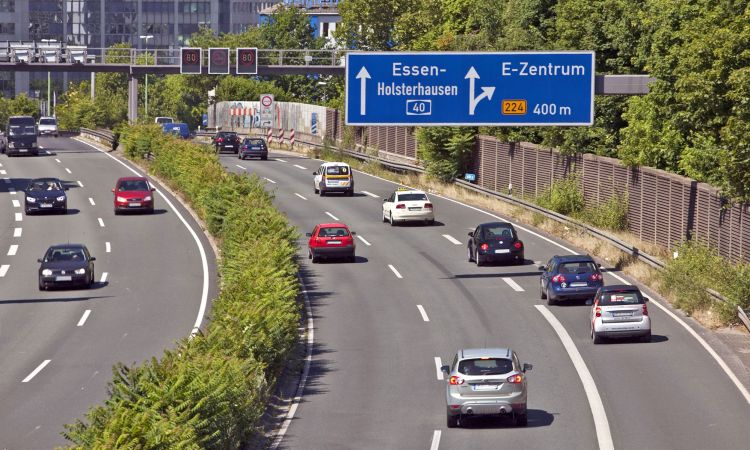
#> input picture lesson_4/data/autobahn.jpg, 750 x 450 px
$ jupyter execute --allow-errors EdgeDetection.ipynb
#> lines starting #> are read from the running program, lines starting #| are printed output that depends on the picture; after the words box and inside, x2 and y2 are one past the last pixel; in counts of white or black regions, pixels touching at a corner belong together; long printed decimals are rounded
### Edge Detetcion

Edges indicate object outlines and play an important role in visual **perception**. Edge are based on local gradients of luminance and therefore have
* magnitude
* orientation

[cell 1]
import cv2
import numpy as np
from matplotlib import pyplot as plt
plt.rcParams['figure.figsize'] = [15, 10]

[cell 2]
img = cv2.imread('data/autobahn.jpg')
#> img is the input picture: shape (450, 750, 3); mean B, G, R 106.5, 117.1, 121.6
img = cv2.cvtColor(img, cv2.COLOR_BGR2RGB)
plt.imshow(img)

[cell 3]
# Set up kernels
kernel_hor = np.array([[1, -1]])
kernel_ver = np.array([[1], [-1]])

# Prepare gray scale image
gray = cv2.cvtColor(img, cv2.COLOR_RGB2GRAY)
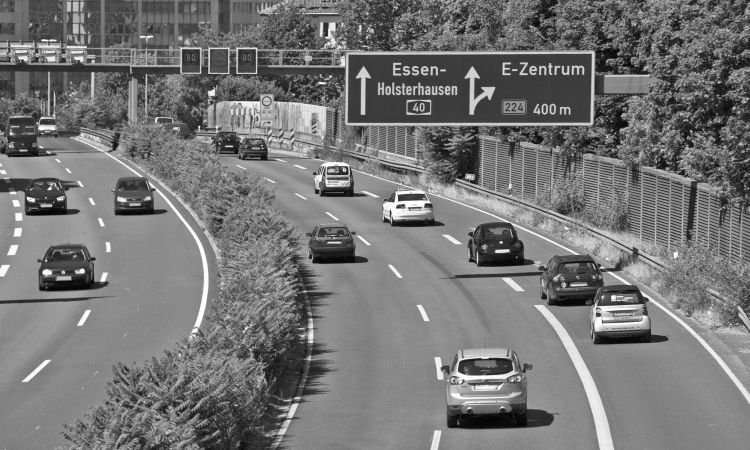
#> gray: shape (450, 750); min 0, max 255, mean 117.3
gray = gray/255

# Convolve discrete gradient kernels with the luminance channel
grad_hor = cv2.filter2D(gray, ddepth=-1, kernel=kernel_hor)
grad_ver = cv2.filter2D(gray, ddepth=-1, kernel=kernel_ver)
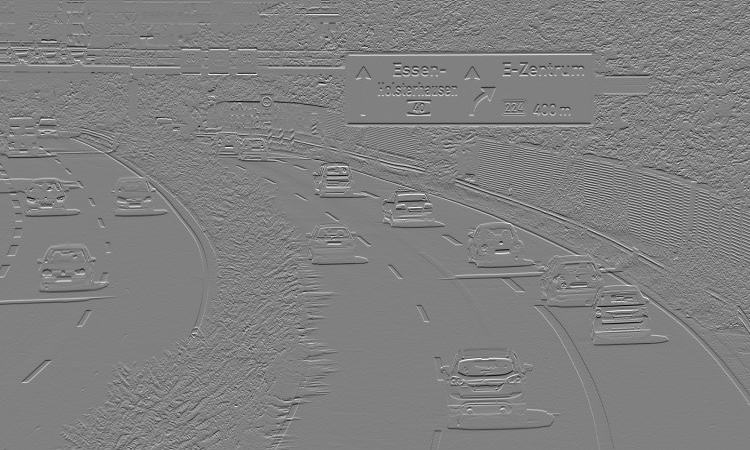
#> grad_ver: shape (450, 750) float64; min -0.745, max 0.733, mean -0.000189; drawn with min black and max white

plt.subplot(121), plt.imshow(grad_hor, cmap='gray'), plt.title('Horizontal gradient')
plt.subplot(122), plt.imshow(grad_ver, cmap='gray'), plt.title('Vertical gradient')
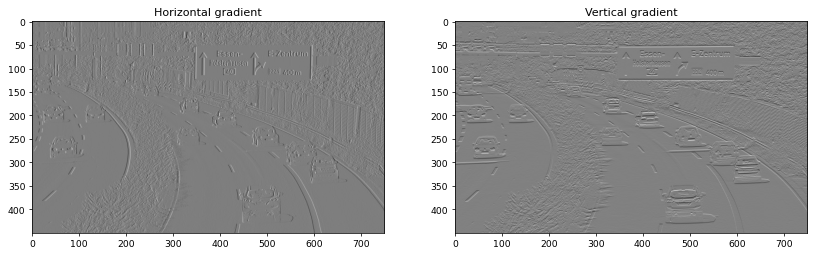
#> figure drawn by matplotlib, 2 panels

The problem with simple discrete gradients is that they are very sensitive to noise.

[cell 4]
plt.subplot(121), plt.imshow(grad_hor[400:, 200:300], cmap='gray'), plt.title('Horizontal gradient')
plt.subplot(122), plt.imshow(grad_ver[400:, 200:300], cmap='gray'), plt.title('Vertical gradient')
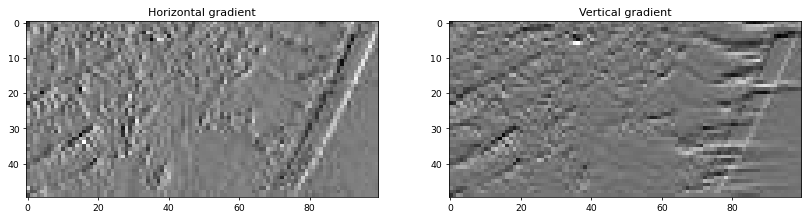
#> figure drawn by matplotlib, 2 panels

### Averaging Filters
Gradient filters can be convolved with averaging filters to get a less noisy gradient map.

[cell 5]
# Set up gradient kernels
Gh = np.array([[1, -1]])
Gv = np.array([[1], [-1]])

# Set up averaging kernels
Ah = 0.5 * np.array([[1, 1]])
Av = 0.5 * np.array([[1], [1]])

# Build separable averaging gradient kernels
Hh = np.matmul(Av, Gh)
Hv = np.matmul(Gv, Ah)

print('Horizontal filter \n', Hh)
print(' ')
print('Vertical filter \n', Hv)

[cell 6]
grad_avg_hor = cv2.filter2D(gray, ddepth=-1, kernel=Hh)
grad_avg_ver = cv2.filter2D(gray, ddepth=-1, kernel=Hv)

plt.subplot(121), plt.imshow(grad_avg_hor, cmap='gray'), plt.title('Horizontal gradient')
plt.subplot(122), plt.imshow(grad_avg_ver, cmap='gray'), plt.title('Vertical gradient')

[cell 7]
block_hor = grad_hor[400:, 200:300]
block_avg_hor = grad_avg_hor[400:, 200:300]
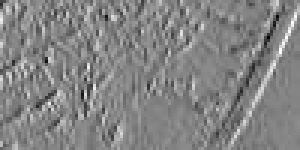
#> block_avg_hor: shape (50, 100) float64 (shown 3 times larger); min -0.355, max 0.325, mean -0.00191; drawn with min black and max white

vmin = max(np.min(block_hor), np.min(block_avg_hor))
#> vmin = -0.355
vmax = min(np.max(block_hor), np.max(block_avg_hor))
#> vmax = 0.325

plt.subplot(121), plt.imshow(block_hor, cmap='gray', vmin=vmin, vmax=vmax), plt.title('Gv')
plt.subplot(122), plt.imshow(block_avg_hor, cmap='gray', vmin=vmin, vmax=vmax), plt.title('Hv')

print(np.min(block_hor), np.max(block_hor))
#| -0.4039 0.4118
print(np.min(block_avg_hor), np.max(block_avg_hor))
#| -0.3549 0.3255

[cell 8]
block_ver = grad_ver[400:, 200:300]
block_avg_ver = grad_avg_ver[400:, 200:300]
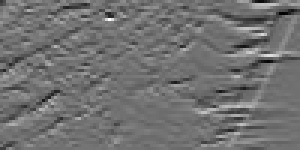
#> block_avg_ver: shape (50, 100) float64 (shown 3 times larger); min -0.445, max 0.559, mean 0.00169; drawn with min black and max white

vmin = max(np.min(block_ver), np.min(block_avg_ver))
#> vmin = -0.445
vmax = min(np.max(block_ver), np.max(block_avg_ver))
#> vmax = 0.559

plt.subplot(121), plt.imshow(block_ver, cmap='gray', vmin=vmin, vmax=vmax), plt.title('Gv')
plt.subplot(122), plt.imshow(block_avg_ver, cmap='gray', vmin=vmin, vmax=vmax), plt.title('Hv')

print(np.min(block_ver), np.max(block_ver))
#| -0.4784 0.5843
print(np.min(block_avg_ver), np.max(block_avg_ver))
#| -0.4451 0.5588

### Sobel Edge Detector
Sober edge detector is a symmetric rgadient filter with weighted averaging. It is one of the most popular and effective gradient filters.

[cell 9]
grad_x = cv2.Sobel(gray, ddepth=-1, dx=1, dy=0)
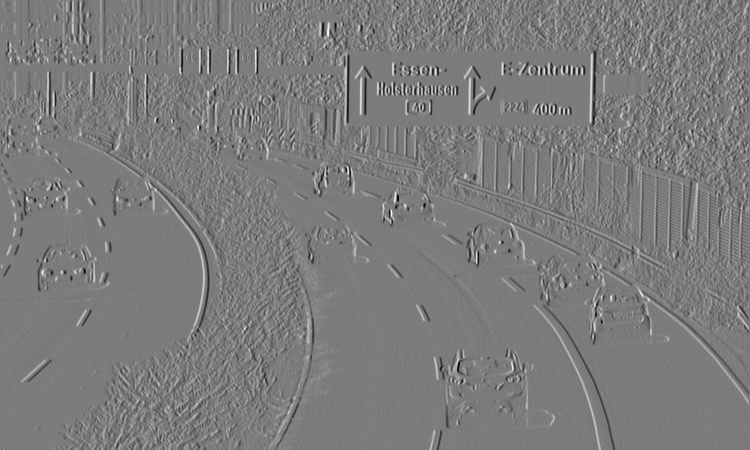
#> grad_x: shape (450, 750) float64; min -3.09, max 3.25, mean -0.000875; drawn with min black and max white
grad_y = cv2.Sobel(gray, ddepth=-1, dx=0, dy=1)
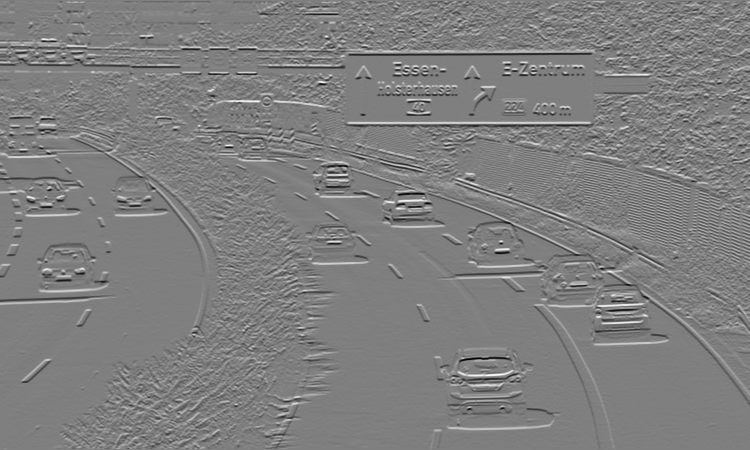
#> grad_y: shape (450, 750) float64; min -3.38, max 3.38, mean 0.00142; drawn with min black and max white

# Compute magnitude
grad = np.sqrt(grad_x**2 + grad_y**2)
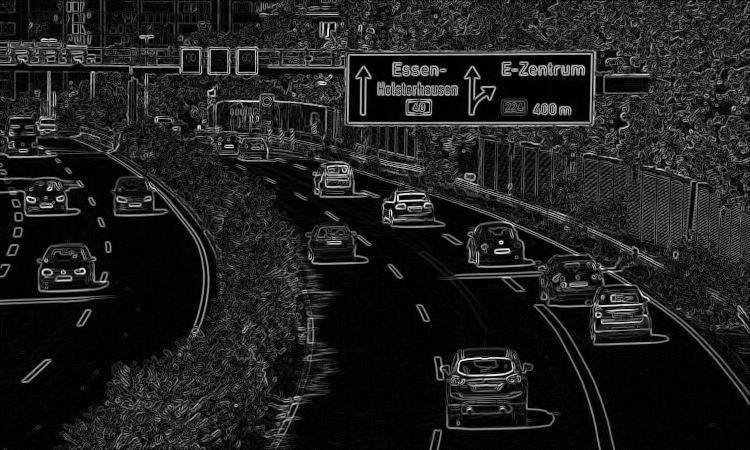
#> grad: shape (450, 750) float64; min 0, max 3.4, mean 0.418; drawn with min black and max white
grad = grad/np.max(grad)

plt.imshow(grad)

### Canny Edge Detector
Produces smooth edges by applying Gaussian prefiltering. It also applies double thresholding via hystheresis. The edges are thinned using non-maximum-suppresion.

[cell 10]
# OpenCV implementation of Canny only accepts uint8 images
gray = cv2.cvtColor(img, cv2.COLOR_RGB2GRAY)

edges = cv2.Canny(gray, threshold1=100, threshold2=550)
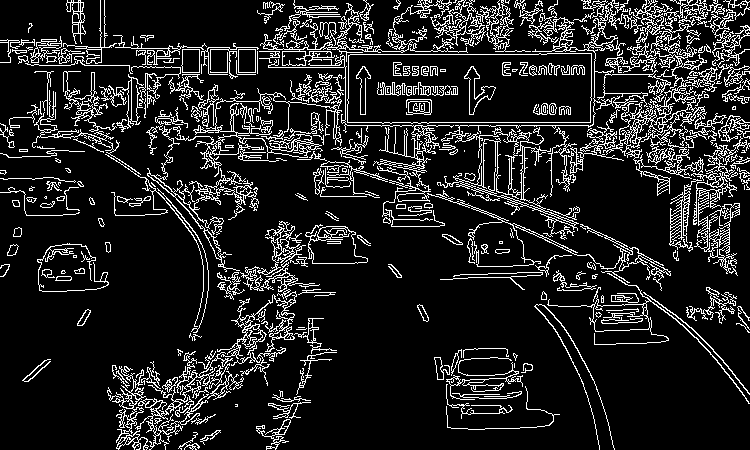
#> edges: shape (450, 750); 13.3% white in thin lines or dots
plt.imshow(edges, cmap='gray')

$ run again, with lesson_4/data/dashcam.jpg copied over lesson_4/data/autobahn.jpg
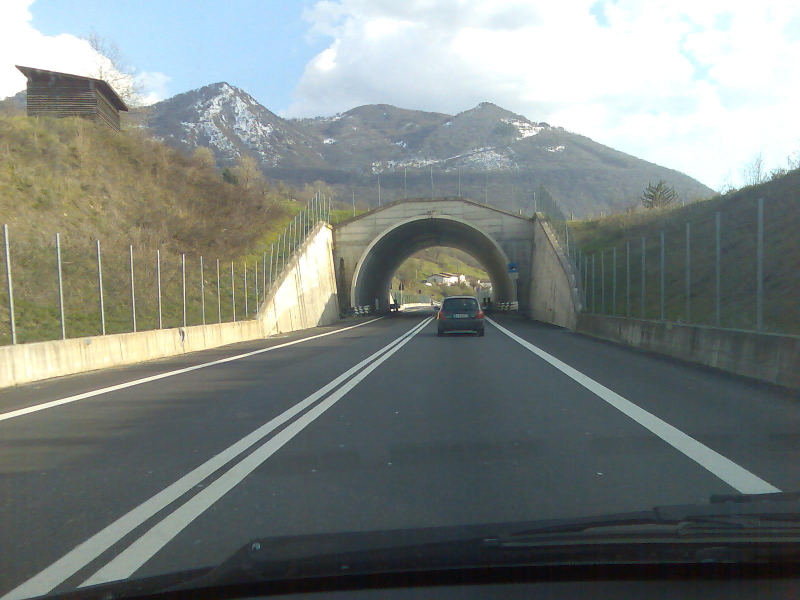
#> input picture lesson_4/data/dashcam.jpg, 1600 x 1200 px (shown at 1/2 size)
#> img is the input picture: shape (1200, 1600, 3); mean B, G, R 127.8, 131.2, 124.1
#> `vmin = max(np.min(block_hor), np.min(block_avg_hor))`: vmin = -0.492
#> `vmax = min(np.max(block_hor), np.max(block_avg_hor))`: vmax = 0.447
#| -0.498 0.451
#| -0.4922 0.4471
#> `block_ver = grad_ver[400:, 200:300]`:
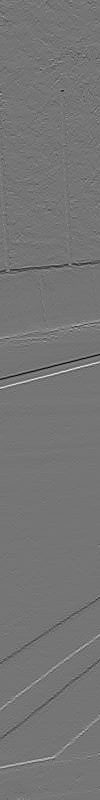
#> block_ver: shape (800, 100) float64; min -0.498, max 0.584, mean 0.000555; drawn with min black and max white
#> `vmin = max(np.min(block_ver), np.min(block_avg_ver))`: vmin = -0.476
#> `vmax = min(np.max(block_ver), np.max(block_avg_ver))`: vmax = 0.533
#| -0.498 0.5843
#| -0.4765 0.5333
#> `edges = cv2.Canny(gray, threshold1=100, threshold2=550)`:
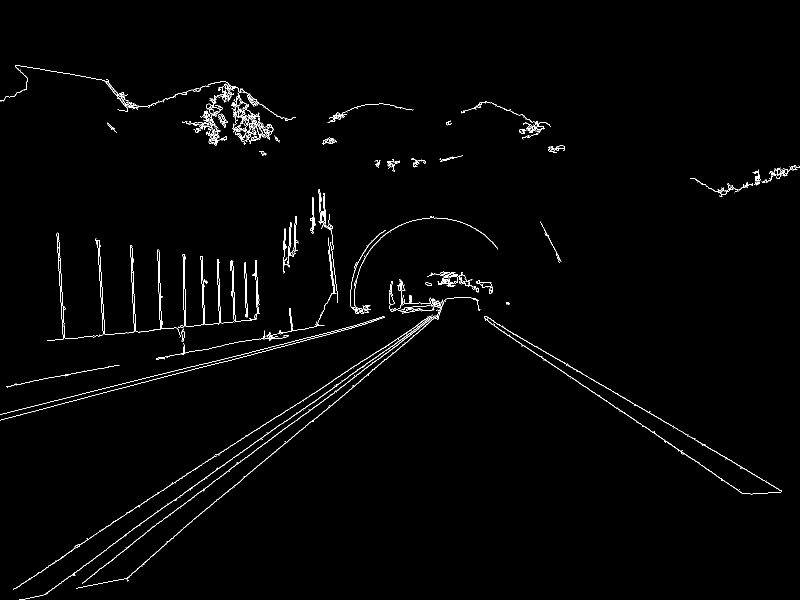
#> edges: shape (1200, 1600) (shown at 1/2 size); 1.3% white in thin lines or dots, all inside (x1, y1, x2, y2) = (0, 130, 1600, 1200)
